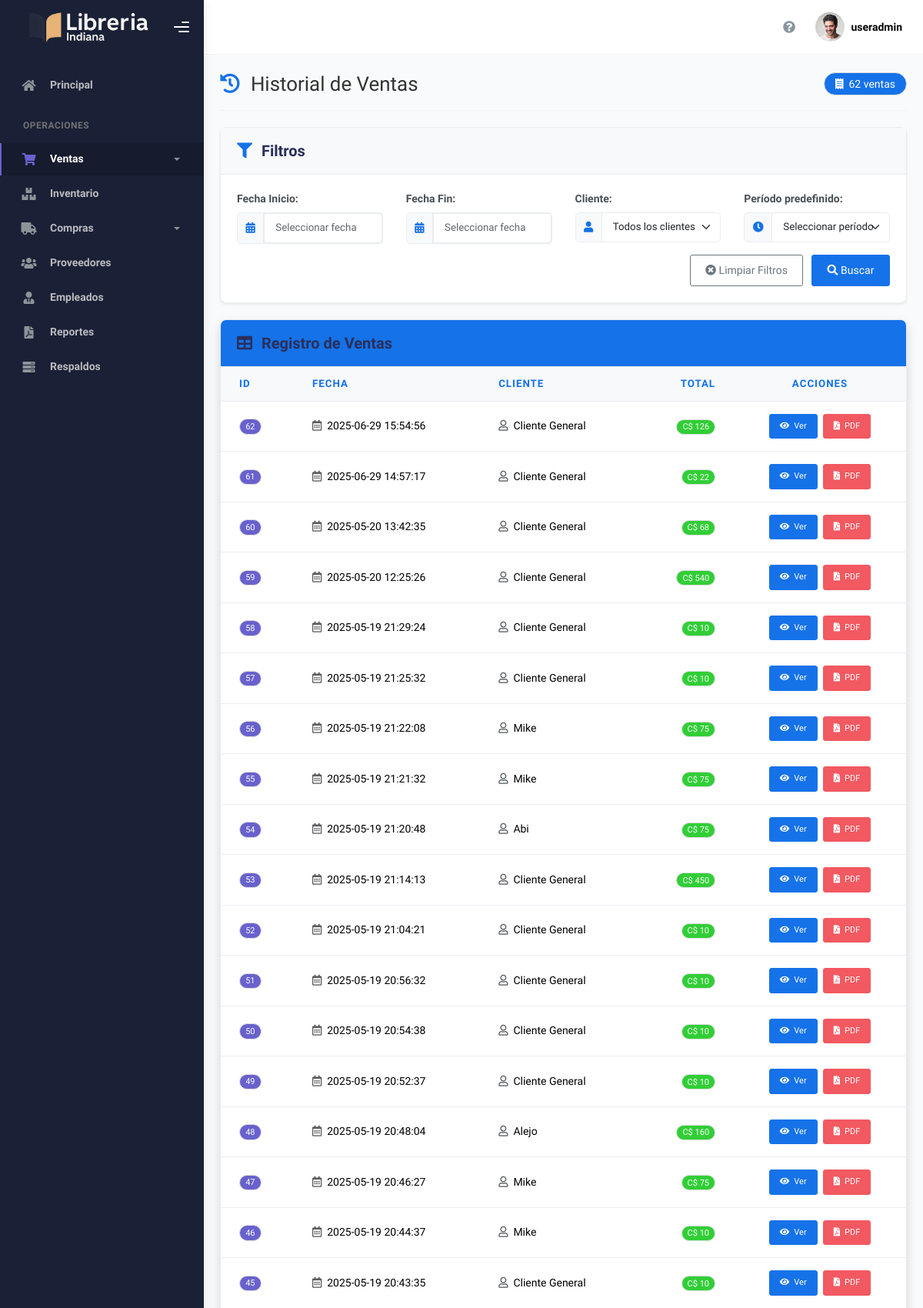
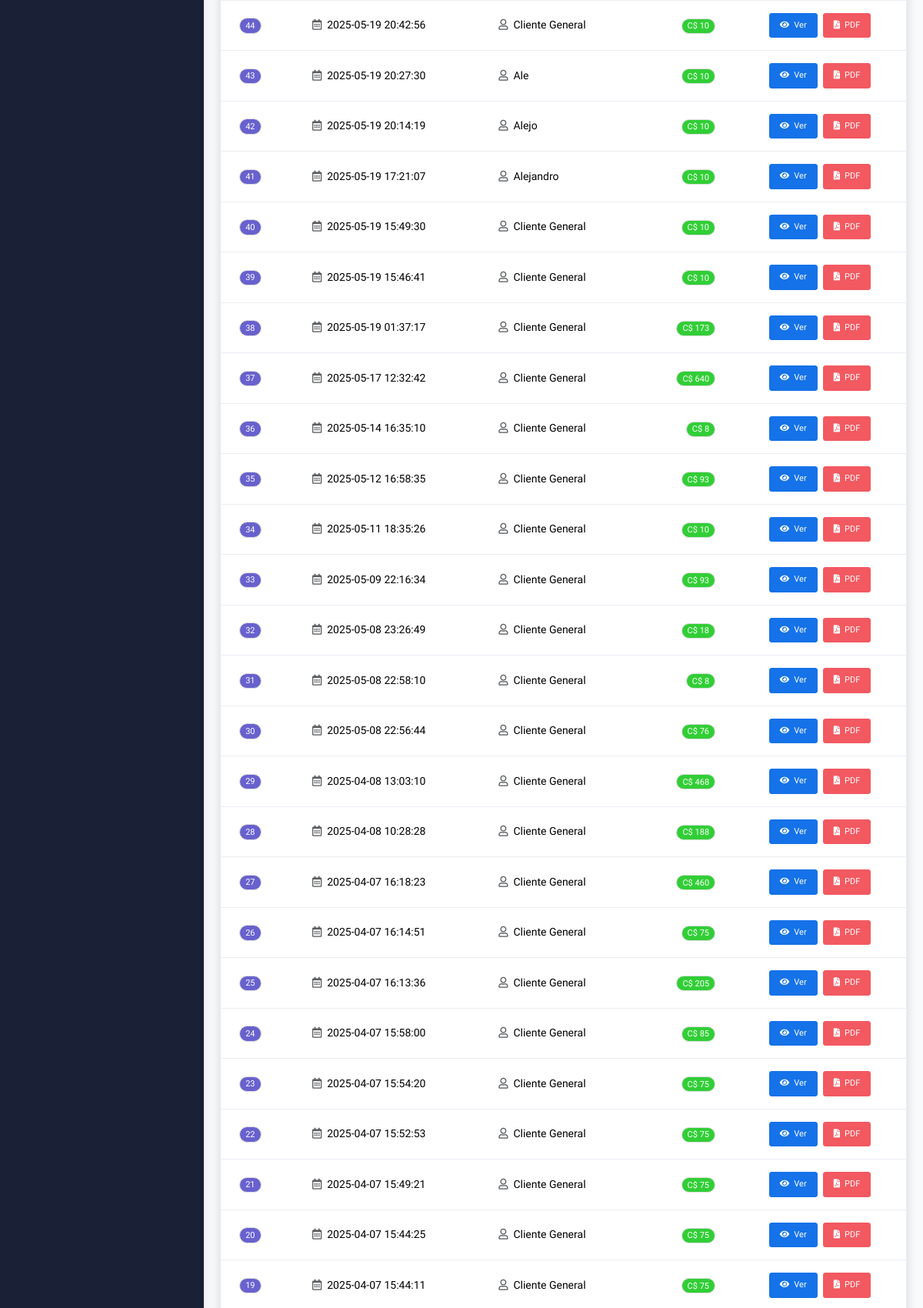
The app's page /historial (signed in, upper part) with its own data (2 pictures, top to bottom).
### tables this page shows
CREATE TABLE Venta (
    IDVenta INTEGER PRIMARY KEY AUTOINCREMENT,
    Fecha DATETIME,
    Total DECIMAL NOT NULL,
    IDEmpleado INTEGER,
    IDCliente INTEGER,
    IDSucursal INTEGER, MetodoPago TEXT, Descuento REAL,
    FOREIGN KEY (IDEmpleado) REFERENCES Empleado(IDEmpleado),
    FOREIGN KEY (IDCliente) REFERENCES Cliente(IDCliente),
    FOREIGN KEY (IDSucursal) REFERENCES Sucursal(IDSucursal)
);

### app/blueprints/ventas/routes.py (the view, shortened to what this page needs)
@ventas_bp.route("/historial", methods=["GET", "POST"])
@role_required(['admin', 'gerente', 'vendedor'])
def historial():
    ventas = obtener_ventas("todas")
    clientes = obtener_clientes()
    return render_template("ventas/ventas.html", ventas=ventas, clientes=clientes)

### app/blueprints/ventas/routes.py (called while the page is built)
def obtener_clientes():
    conexion = get_db_connection()
    cursor = conexion.cursor()
    cursor.execute("SELECT IDCliente, NombreCompleto FROM Cliente ORDER BY NombreCompleto")
    clientes = [{"IDCliente": row[0], "NombreCompleto": row[1]} for row in cursor.fetchall()]
    conexion.close()
    return clientes

### app/utils/__init__.py (called while the page is built)
def role_required(roles):
    def decorator(f):
        @wraps(f)
        def decorated_function(*args, **kwargs):
            if session.get("user_id") is None:
                return redirect(url_for('auth.login'))
            user_role = session.get("role")
            if user_role not in roles and user_role != 'admin':
                abort(403)  # Forbidden
            return f(*args, **kwargs)
        return decorated_function
    return decorator

### app/utils/db.py (called while the page is built)
def get_db_connection():
    conn = sqlite3.connect(current_app.config['DATABASE_PATH'])
    conn.row_factory = sqlite3.Row
    return conn

### app/blueprints/ventas/templates/ventas/ventas.html (shortened to what this page needs)
{% extends "layout.html" %}
{% block style %}
<link rel="stylesheet" href="https://cdn.jsdelivr.net/npm/flatpickr/dist/flatpickr.min.css">
<link rel="stylesheet" href="https://cdn.datatables.net/1.11.5/css/dataTables.bootstrap5.min.css">
{% endblock %}
{% block main %}
<div class="container-fluid">
    <div class="d-flex justify-content-between align-items-center mb-4 pb-3 border-bottom">
        <h2 class="m-0 d-flex align-items-center">
            <i class="fas fa-history text-primary me-3"></i>
            Historial de Ventas
        </h2>
        <span class="badge bg-primary rounded-pill px-3 py-2 fs-6">
            <i class="fas fa-receipt me-1"></i>
            {{ ventas|length }} ventas
        </span>
    </div>
    <div class="card filter-card shadow-sm mb-4">
        <div class="card-header bg-light">
            <h5 class="card-title mb-0">
                <i class="fas fa-filter me-2 text-primary"></i>
                Filtros
            </h5>
        </div>
        <div class="card-body">
            <form id="filtroForm" class="row g-3">
                <div class="col-md-3">
                    <label for="fechaInicio" class="form-label fw-bold">Fecha Inicio:</label>
                    <div class="input-group">
                        <span class="input-group-text bg-light">
                            <i class="fas fa-calendar-alt text-primary"></i>
                        </span>
                        <input type="text" class="form-control datepicker" id="fechaInicio" placeholder="Seleccionar fecha">
                    </div>
                </div>
                <div class="col-md-3">
                    <label for="fechaFin" class="form-label fw-bold">Fecha Fin:</label>
                    <div class="input-group">
                        <span class="input-group-text bg-light">
                            <i class="fas fa-calendar-alt text-primary"></i>
                        </span>
                        <input type="text" class="form-control datepicker" id="fechaFin" placeholder="Seleccionar fecha">
                    </div>
                </div>
                <div class="col-md-3">
                    <label for="cliente" class="form-label fw-bold">Cliente:</label>
                    <div class="input-group">
                        <span class="input-group-text bg-light">
                            <i class="fas fa-user text-primary"></i>
                        </span>
                        <select class="form-select" id="cliente">
                            <option value="">Todos los clientes</option>
                        </select>
                    </div>
                </div>
                <div class="col-md-3">
                    <label for="periodo" class="form-label fw-bold">Período predefinido:</label>
                    <div class="input-group">
                        <span class="input-group-text bg-light">
                            <i class="fas fa-clock text-primary"></i>
                        </span>
                        <select class="form-select" id="periodo">
                            <option value="">Seleccionar período</option>
                        </select>
                    </div>
                </div>
                <div class="col-12 text-end">
                    <button type="button" id="btnLimpiarFiltros" class="btn btn-outline-secondary me-2">
                        <i class="fas fa-times-circle me-1"></i>Limpiar Filtros
                    </button>
                    <button type="button" id="btnFiltrar" class="btn btn-primary">
                        <i class="fas fa-search me-1"></i>Buscar
                    </button>
                </div>
            </form>
        </div>
    </div>
    <div class="card data-card shadow">
        <div class="card-header bg-primary text-white py-3">
            <h5 class="card-title mb-0">
                <i class="fas fa-table me-2"></i>
                Registro de Ventas
            </h5>
        </div>
        <div class="card-body p-0">
            <div class="table-responsive">
                <table class="table table-hover mb-0" id="tablaVentas">
                    <thead class="table-light">
                        <tr>
                            <th class="fw-bold text-primary border-bottom">ID</th>
                            <th class="fw-bold text-primary border-bottom">Fecha</th>
                            <th class="fw-bold text-primary border-bottom">Cliente</th>
                            <th class="fw-bold text-primary border-bottom text-end">Total</th>
                            <th class="fw-bold text-primary border-bottom text-center">Acciones</th>
                        </tr>
                    </thead>
                    <tbody id="tabla-ventas">
                        {% if ventas|length > 0 %}
                            {% for venta in ventas %}
                            <tr>
                                <td class="align-middle">
                                    <span class="badge bg-secondary">{{ venta.id }}</span>
                                </td>
                                <td class="align-middle">
                                    <i class="far fa-calendar-alt me-1 text-muted"></i>
                                    {{ venta.fecha }}
                                </td>
                                <td class="align-middle">
                                    <i class="far fa-user me-1 text-muted"></i>
                                    {{ venta.cliente if venta.cliente else 'Cliente General' }}
                                </td>
                                <td class="text-end align-middle">
                                    <span class="badge bg-success px-2 py-1">
                                        C$ {{ venta.total | round(2) }}
                                    </span>
                                </td>
                                <td class="text-center align-middle">
                                    <div class="d-flex gap-2 justify-content-center">
                                        <button class="btn btn-primary btn-sm ver-detalle" data-id="{{ venta.id }}">
                                            <i class="fas fa-eye me-1"></i>
                                            Ver
                                        </button>
                                        <button class="btn btn-danger btn-sm exportar-pdf" data-id="{{ venta.id }}">
                                            <i class="fas fa-file-pdf me-1"></i>
                                            PDF
                                        </button>
                                    </div>
                                </td>
                            </tr>
                            {% endfor %}
                        {% endif %}
                    </tbody>
                </table>
            </div>
        </div>
    </div>
</div>
{% endblock %}

### app/templates/layout.html (style rules this page uses)
body { font-family: 'Public Sans', -apple-system, BlinkMacSystemFont, 'Segoe UI', Roboto, 'Helvetica Neue', Arial, sans-serif; }

### app/blueprints/ventas/templates/ventas/ventas.html (style rules this page uses)
body { color: #333333; background-color: #f9fafb; }
.container-fluid { padding: 1.5rem; }
.filter-card { border-radius: 8px; border: 1px solid #e9ecef; box-shadow: 0 4px 6px rgba(0, 0, 0, 0.05); background-color: white; margin-bottom: 1.5rem; }
.filter-card .card-header { background-color: white; border-bottom: 1px solid #e9ecef; padding: 1rem 1.5rem; font-weight: 600; }
.filter-card .card-body { padding: 1.5rem; }
.filter-card .form-control, .filter-card .form-select { border-color: #e9ecef; padding: 0.6rem 1rem; font-size: 0.95rem; box-shadow: none; transition: all 0.3s ease; }
.data-card { border-radius: 8px; border: 1px solid #e9ecef; box-shadow: 0 4px 6px rgba(0, 0, 0, 0.05); background-color: white; margin-bottom: 1.5rem; overflow: hidden; }
.data-card .card-header { background-color: white; border-bottom: 1px solid #e9ecef; padding: 1rem 1.5rem; font-weight: 600; display: flex; justify-content: space-between; align-items: center; }
.data-card .card-body { padding: 0; }
.table-responsive { padding: 0; }
.btn-primary { background-color: #4361ee; border-color: #4361ee; }
.badge { padding: 0.35em 0.65em; font-weight: 500; border-radius: 30px; }

### records on screen
Venta: id "62", fecha "2025-06-29 15:54:56", cliente "Cliente General", total "126"
Venta: id "61", fecha "2025-06-29 14:57:17", cliente "Cliente General", total "22"
Venta: id "60", fecha "2025-05-20 13:42:35", cliente "Cliente General", total "68"
Venta: id "59", fecha "2025-05-20 12:25:26", cliente "Cliente General", total "540"
Venta: id "58", fecha "2025-05-19 21:29:24", cliente "Cliente General", total "10"
Venta: id "57", fecha "2025-05-19 21:25:32", cliente "Cliente General", total "10"
Venta: id "56", fecha "2025-05-19 21:22:08", cliente "Mike", total "75"
Venta: id "55", fecha "2025-05-19 21:21:32", cliente "Mike", total "75"
Venta: id "54", fecha "2025-05-19 21:20:48", cliente "Abi", total "75"
Venta: id "53", fecha "2025-05-19 21:14:13", cliente "Cliente General", total "450"
Venta: id "52", fecha "2025-05-19 21:04:21", cliente "Cliente General", total "10"
Venta: id "51", fecha "2025-05-19 20:56:32", cliente "Cliente General", total "10"
Venta: id "50", fecha "2025-05-19 20:54:38", cliente "Cliente General", total "10"
Venta: id "49", fecha "2025-05-19 20:52:37", cliente "Cliente General", total "10"
Venta: id "48", fecha "2025-05-19 20:48:04", cliente "Alejo", total "160"
Venta: id "47", fecha "2025-05-19 20:46:27", cliente "Mike", total "75"
Venta: id "46", fecha "2025-05-19 20:44:37", cliente "Mike", total "10"
Venta: id "45", fecha "2025-05-19 20:43:35", cliente "Cliente General", total "10"
Venta: id "44", fecha "2025-05-19 20:42:56", cliente "Cliente General", total "10"
Venta: id "43", fecha "2025-05-19 20:27:30", cliente "Ale", total "10"
Venta: id "42", fecha "2025-05-19 20:14:19", cliente "Alejo", total "10"
Venta: id "41", fecha "2025-05-19 17:21:07", cliente "Alejandro", total "10"
Venta: id "40", fecha "2025-05-19 15:49:30", cliente "Cliente General", total "10"
Venta: id "39", fecha "2025-05-19 15:46:41", cliente "Cliente General", total "10"
Venta: id "38", fecha "2025-05-19 01:37:17", cliente "Cliente General", total "173"
Venta: id "37", fecha "2025-05-17 12:32:42", cliente "Cliente General", total "640"
Venta: id "36", fecha "2025-05-14 16:35:10", cliente "Cliente General", total "8"
Venta: id "35", fecha "2025-05-12 16:58:35", cliente "Cliente General", total "93"
Venta: id "34", fecha "2025-05-11 18:35:26", cliente "Cliente General", total "10"
Venta: id "33", fecha "2025-05-09 22:16:34", cliente "Cliente General", total "93"
Venta: id "32", fecha "2025-05-08 23:26:49", cliente "Cliente General", total "18"
Venta: id "31", fecha "2025-05-08 22:58:10", cliente "Cliente General", total "8"
Venta: id "30", fecha "2025-05-08 22:56:44", cliente "Cliente General", total "76"
Venta: id "29", fecha "2025-04-08 13:03:10", cliente "Cliente General", total "468"
Venta: id "28", fecha "2025-04-08 10:28:28", cliente "Cliente General", total "188"
Venta: id "27", fecha "2025-04-07 16:18:23", cliente "Cliente General", total "460"
Venta: id "26", fecha "2025-04-07 16:14:51", cliente "Cliente General", total "75"
Venta: id "25", fecha "2025-04-07 16:13:36", cliente "Cliente General", total "205"
Venta: id "24", fecha "2025-04-07 15:58:00", cliente "Cliente General", total "85"
Venta: id "23", fecha "2025-04-07 15:54:20", cliente "Cliente General", total "75"
Venta: id "22", fecha "2025-04-07 15:52:53", cliente "Cliente General", total "75"
Venta: id "21", fecha "2025-04-07 15:49:21", cliente "Cliente General", total "75"
Venta: id "20", fecha "2025-04-07 15:44:25", cliente "Cliente General", total "75"
Venta: id "19", fecha "2025-04-07 15:44:11", cliente "Cliente General", total "75"

### other values on screen
{{ session.get('username', 'Usuario') }} "useradmin"
{{ ventas|length }} "62"
